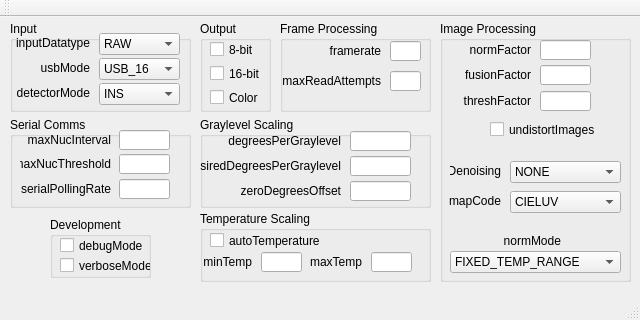
<?xml version="1.0" encoding="UTF-8"?>
<ui version="4.0">
 <class>MainWindow_streamer</class>
 <widget class="QMainWindow" name="MainWindow_streamer">
  <property name="geometry">
   <rect>
    <x>0</x>
    <y>0</y>
    <width>640</width>
    <height>320</height>
   </rect>
  </property>
  <property name="windowTitle">
   <string>MainWindow_streamer</string>
  </property>
  <widget class="QWidget" name="centralWidget">
   <widget class="QGroupBox" name="groupBox_Output">
    <property name="geometry">
     <rect>
      <x>200</x>
      <y>4</y>
      <width>71</width>
      <height>91</height>
     </rect>
    </property>
    <property name="title">
     <string>Output</string>
    </property>
    <widget class="QCheckBox" name="outputColor">
     <property name="geometry">
      <rect>
       <x>10</x>
       <y>68</y>
       <width>131</width>
       <height>17</height>
      </rect>
     </property>
     <property name="text">
      <string>Color</string>
     </property>
    </widget>
    <widget class="QCheckBox" name="output16bit">
     <property name="geometry">
      <rect>
       <x>10</x>
       <y>44</y>
       <width>121</width>
       <height>17</height>
      </rect>
     </property>
     <property name="text">
      <string>16-bit</string>
     </property>
    </widget>
    <widget class="QCheckBox" name="output8bit">
     <property name="geometry">
      <rect>
       <x>10</x>
       <y>20</y>
       <width>131</width>
       <height>17</height>
      </rect>
     </property>
     <property name="text">
      <string>8-bit</string>
     </property>
    </widget>
    <zorder>outputColor</zorder>
    <zorder>output16bit</zorder>
    <zorder>output8bit</zorder>
    <zorder>groupBox_Development</zorder>
   </widget>
   <widget class="QGroupBox" name="groupBox_Scaling">
    <property name="geometry">
     <rect>
      <x>200</x>
      <y>194</y>
      <width>231</width>
      <height>71</height>
     </rect>
    </property>
    <property name="title">
     <string>Temperature Scaling</string>
    </property>
    <widget class="QLabel" name="minTemp_label">
     <property name="geometry">
      <rect>
       <x>-19</x>
       <y>41</y>
       <width>71</width>
       <height>20</height>
      </rect>
     </property>
     <property name="text">
      <string>minTemp</string>
     </property>
     <property name="alignment">
      <set>Qt::AlignRight|Qt::AlignTrailing|Qt::AlignVCenter</set>
     </property>
    </widget>
    <widget class="QLabel" name="maxTemp_label">
     <property name="geometry">
      <rect>
       <x>91</x>
       <y>41</y>
       <width>71</width>
       <height>20</height>
      </rect>
     </property>
     <property name="text">
      <string>maxTemp</string>
     </property>
     <property name="alignment">
      <set>Qt::AlignRight|Qt::AlignTrailing|Qt::AlignVCenter</set>
     </property>
    </widget>
    <widget class="QLineEdit" name="maxTemp">
     <property name="geometry">
      <rect>
       <x>171</x>
       <y>41</y>
       <width>41</width>
       <height>20</height>
      </rect>
     </property>
     <property name="text">
      <string/>
     </property>
    </widget>
    <widget class="QCheckBox" name="autoTemperature">
     <property name="geometry">
      <rect>
       <x>10</x>
       <y>21</y>
       <width>161</width>
       <height>17</height>
      </rect>
     </property>
     <property name="text">
      <string>autoTemperature</string>
     </property>
    </widget>
    <widget class="QLineEdit" name="minTemp">
     <property name="geometry">
      <rect>
       <x>61</x>
       <y>41</y>
       <width>41</width>
       <height>20</height>
      </rect>
     </property>
     <property name="text">
      <string/>
     </property>
    </widget>
   </widget>
   <widget class="QGroupBox" name="groupBox_Graylevel">
    <property name="geometry">
     <rect>
      <x>200</x>
      <y>100</y>
      <width>231</width>
      <height>91</height>
     </rect>
    </property>
    <property name="title">
     <string>Graylevel Scaling</string>
    </property>
    <widget class="QLineEdit" name="zeroDegreesOffset">
     <property name="geometry">
      <rect>
       <x>150</x>
       <y>64</y>
       <width>61</width>
       <height>20</height>
      </rect>
     </property>
     <property name="text">
      <string/>
     </property>
    </widget>
    <widget class="QLabel" name="degreesPerGraylevel_label">
     <property name="geometry">
      <rect>
       <x>20</x>
       <y>14</y>
       <width>121</width>
       <height>20</height>
      </rect>
     </property>
     <property name="text">
      <string>degreesPerGraylevel</string>
     </property>
     <property name="alignment">
      <set>Qt::AlignRight|Qt::AlignTrailing|Qt::AlignVCenter</set>
     </property>
    </widget>
    <widget class="QLabel" name="desiredDegreesPerGraylevel_label">
     <property name="geometry">
      <rect>
       <x>0</x>
       <y>39</y>
       <width>141</width>
       <height>20</height>
      </rect>
     </property>
     <property name="text">
      <string>desiredDegreesPerGraylevel</string>
     </property>
     <property name="alignment">
      <set>Qt::AlignRight|Qt::AlignTrailing|Qt::AlignVCenter</set>
     </property>
    </widget>
    <widget class="QLineEdit" name="desiredDegreesPerGraylevel">
     <property name="geometry">
      <rect>
       <x>150</x>
       <y>39</y>
       <width>61</width>
       <height>20</height>
      </rect>
     </property>
     <property name="text">
      <string/>
     </property>
    </widget>
    <widget class="QLineEdit" name="degreesPerGraylevel">
     <property name="geometry">
      <rect>
       <x>150</x>
       <y>14</y>
       <width>61</width>
       <height>20</height>
      </rect>
     </property>
     <property name="text">
      <string/>
     </property>
    </widget>
    <widget class="QLabel" name="zeroDegreesOffset_label">
     <property name="geometry">
      <rect>
       <x>10</x>
       <y>64</y>
       <width>131</width>
       <height>20</height>
      </rect>
     </property>
     <property name="text">
      <string>zeroDegreesOffset</string>
     </property>
     <property name="alignment">
      <set>Qt::AlignRight|Qt::AlignTrailing|Qt::AlignVCenter</set>
     </property>
    </widget>
   </widget>
   <widget class="QGroupBox" name="groupBox_ImageProcessing">
    <property name="geometry">
     <rect>
      <x>440</x>
      <y>4</y>
      <width>191</width>
      <height>261</height>
     </rect>
    </property>
    <property name="title">
     <string>Image Processing</string>
    </property>
    <widget class="QLineEdit" name="threshFactor">
     <property name="geometry">
      <rect>
       <x>100</x>
       <y>70</y>
       <width>51</width>
       <height>20</height>
      </rect>
     </property>
     <property name="text">
      <string/>
     </property>
    </widget>
    <widget class="QLabel" name="threshFactor_label">
     <property name="geometry">
      <rect>
       <x>-10</x>
       <y>70</y>
       <width>101</width>
       <height>20</height>
      </rect>
     </property>
     <property name="text">
      <string>threshFactor</string>
     </property>
     <property name="alignment">
      <set>Qt::AlignRight|Qt::AlignTrailing|Qt::AlignVCenter</set>
     </property>
    </widget>
    <widget class="QLineEdit" name="normFactor">
     <property name="geometry">
      <rect>
       <x>100</x>
       <y>19</y>
       <width>51</width>
       <height>20</height>
      </rect>
     </property>
     <property name="text">
      <string/>
     </property>
    </widget>
    <widget class="QLabel" name="fusionFactor_label">
     <property name="geometry">
      <rect>
       <x>-10</x>
       <y>44</y>
       <width>101</width>
       <height>20</height>
      </rect>
     </property>
     <property name="text">
      <string>fusionFactor</string>
     </property>
     <property name="alignment">
      <set>Qt::AlignRight|Qt::AlignTrailing|Qt::AlignVCenter</set>
     </property>
    </widget>
    <widget class="QLabel" name="normFactor_label">
     <property name="geometry">
      <rect>
       <x>-10</x>
       <y>19</y>
       <width>101</width>
       <height>20</height>
      </rect>
     </property>
     <property name="text">
      <string>normFactor</string>
     </property>
     <property name="alignment">
      <set>Qt::AlignRight|Qt::AlignTrailing|Qt::AlignVCenter</set>
     </property>
    </widget>
    <widget class="QLineEdit" name="fusionFactor">
     <property name="geometry">
      <rect>
       <x>100</x>
       <y>44</y>
       <width>51</width>
       <height>20</height>
      </rect>
     </property>
     <property name="text">
      <string/>
     </property>
    </widget>
    <widget class="QCheckBox" name="undistortImages">
     <property name="geometry">
      <rect>
       <x>50</x>
       <y>100</y>
       <width>151</width>
       <height>17</height>
      </rect>
     </property>
     <property name="text">
      <string>undistortImages</string>
     </property>
    </widget>
    <widget class="QComboBox" name="denoisingMethod">
     <property name="geometry">
      <rect>
       <x>70</x>
       <y>140</y>
       <width>111</width>
       <height>22</height>
      </rect>
     </property>
     <property name="currentText">
      <string>NONE</string>
     </property>
     <property name="currentIndex">
      <number>0</number>
     </property>
     <item>
      <property name="text">
       <string>NONE</string>
      </property>
     </item>
     <item>
      <property name="text">
       <string>METHOD X</string>
      </property>
     </item>
    </widget>
    <widget class="QLabel" name="denoising_label">
     <property name="geometry">
      <rect>
       <x>10</x>
       <y>140</y>
       <width>51</width>
       <height>20</height>
      </rect>
     </property>
     <property name="text">
      <string>Denoising</string>
     </property>
     <property name="alignment">
      <set>Qt::AlignRight|Qt::AlignTrailing|Qt::AlignVCenter</set>
     </property>
    </widget>
    <widget class="QLabel" name="normMode_label">
     <property name="geometry">
      <rect>
       <x>40</x>
       <y>210</y>
       <width>81</width>
       <height>20</height>
      </rect>
     </property>
     <property name="text">
      <string>normMode</string>
     </property>
     <property name="alignment">
      <set>Qt::AlignRight|Qt::AlignTrailing|Qt::AlignVCenter</set>
     </property>
    </widget>
    <widget class="QComboBox" name="normMode">
     <property name="geometry">
      <rect>
       <x>10</x>
       <y>230</y>
       <width>171</width>
       <height>22</height>
      </rect>
     </property>
     <property name="currentText">
      <string>FIXED_TEMP_RANGE</string>
     </property>
     <property name="currentIndex">
      <number>3</number>
     </property>
     <item>
      <property name="text">
       <string>FULL_STRETCHING</string>
      </property>
     </item>
     <item>
      <property name="text">
       <string>EQUALIZATION</string>
      </property>
     </item>
     <item>
      <property name="text">
       <string>CENTRALIZED</string>
      </property>
     </item>
     <item>
      <property name="text">
       <string>FIXED_TEMP_RANGE</string>
      </property>
     </item>
     <item>
      <property name="text">
       <string>FIXED_TEMP_LIMITS</string>
      </property>
     </item>
    </widget>
    <widget class="QComboBox" name="mapCode">
     <property name="geometry">
      <rect>
       <x>70</x>
       <y>170</y>
       <width>111</width>
       <height>22</height>
      </rect>
     </property>
     <property name="currentText">
      <string>CIELUV</string>
     </property>
     <property name="currentIndex">
      <number>7</number>
     </property>
     <item>
      <property name="text">
       <string>GRAYSCALE</string>
      </property>
     </item>
     <item>
      <property name="text">
       <string>CIECOMP</string>
      </property>
     </item>
     <item>
      <property name="text">
       <string>BLACKBODY</string>
      </property>
     </item>
     <item>
      <property name="text">
       <string>RAINBOW</string>
      </property>
     </item>
     <item>
      <property name="text">
       <string>IRON</string>
      </property>
     </item>
     <item>
      <property name="text">
       <string>BLUERED</string>
      </property>
     </item>
     <item>
      <property name="text">
       <string>JET</string>
      </property>
     </item>
     <item>
      <property name="text">
       <string>CIELUV</string>
      </property>
     </item>
     <item>
      <property name="text">
       <string>ICEIRON</string>
      </property>
     </item>
     <item>
      <property name="text">
       <string>ICEFIRE</string>
      </property>
     </item>
     <item>
      <property name="text">
       <string>REPEATED</string>
      </property>
     </item>
     <item>
      <property name="text">
       <string>HIGHLIGHTED</string>
      </property>
     </item>
    </widget>
    <widget class="QLabel" name="mapCode_label">
     <property name="geometry">
      <rect>
       <x>-10</x>
       <y>170</y>
       <width>71</width>
       <height>20</height>
      </rect>
     </property>
     <property name="text">
      <string>mapCode</string>
     </property>
     <property name="alignment">
      <set>Qt::AlignRight|Qt::AlignTrailing|Qt::AlignVCenter</set>
     </property>
    </widget>
   </widget>
   <widget class="QGroupBox" name="groupBox_Frames">
    <property name="geometry">
     <rect>
      <x>280</x>
      <y>4</y>
      <width>151</width>
      <height>91</height>
     </rect>
    </property>
    <property name="title">
     <string>Frame Processing</string>
    </property>
    <widget class="QLineEdit" name="maxReadAttempts">
     <property name="geometry">
      <rect>
       <x>110</x>
       <y>50</y>
       <width>31</width>
       <height>20</height>
      </rect>
     </property>
     <property name="text">
      <string/>
     </property>
    </widget>
    <widget class="QLabel" name="framerate_label">
     <property name="geometry">
      <rect>
       <x>0</x>
       <y>20</y>
       <width>101</width>
       <height>20</height>
      </rect>
     </property>
     <property name="text">
      <string>framerate</string>
     </property>
     <property name="alignment">
      <set>Qt::AlignRight|Qt::AlignTrailing|Qt::AlignVCenter</set>
     </property>
    </widget>
    <widget class="QLabel" name="maxReadAttempts_label">
     <property name="geometry">
      <rect>
       <x>-30</x>
       <y>50</y>
       <width>131</width>
       <height>20</height>
      </rect>
     </property>
     <property name="text">
      <string>maxReadAttempts</string>
     </property>
     <property name="alignment">
      <set>Qt::AlignRight|Qt::AlignTrailing|Qt::AlignVCenter</set>
     </property>
    </widget>
    <widget class="QLineEdit" name="framerate">
     <property name="geometry">
      <rect>
       <x>110</x>
       <y>20</y>
       <width>31</width>
       <height>20</height>
      </rect>
     </property>
     <property name="text">
      <string/>
     </property>
    </widget>
   </widget>
   <widget class="QGroupBox" name="groupBox_Comms">
    <property name="geometry">
     <rect>
      <x>10</x>
      <y>100</y>
      <width>181</width>
      <height>91</height>
     </rect>
    </property>
    <property name="title">
     <string>Serial Comms</string>
    </property>
    <widget class="QLineEdit" name="serialPollingRate">
     <property name="geometry">
      <rect>
       <x>109</x>
       <y>62</y>
       <width>51</width>
       <height>20</height>
      </rect>
     </property>
     <property name="text">
      <string/>
     </property>
    </widget>
    <widget class="QLabel" name="serialPollingRate_label">
     <property name="geometry">
      <rect>
       <x>10</x>
       <y>62</y>
       <width>91</width>
       <height>20</height>
      </rect>
     </property>
     <property name="text">
      <string>serialPollingRate</string>
     </property>
     <property name="alignment">
      <set>Qt::AlignRight|Qt::AlignTrailing|Qt::AlignVCenter</set>
     </property>
    </widget>
    <widget class="QLineEdit" name="maxNucInterval">
     <property name="geometry">
      <rect>
       <x>109</x>
       <y>13</y>
       <width>51</width>
       <height>20</height>
      </rect>
     </property>
     <property name="text">
      <string/>
     </property>
    </widget>
    <widget class="QLabel" name="maxNucThreshold_label">
     <property name="geometry">
      <rect>
       <x>10</x>
       <y>37</y>
       <width>91</width>
       <height>20</height>
      </rect>
     </property>
     <property name="text">
      <string>maxNucThreshold</string>
     </property>
     <property name="alignment">
      <set>Qt::AlignRight|Qt::AlignTrailing|Qt::AlignVCenter</set>
     </property>
    </widget>
    <widget class="QLineEdit" name="maxNucThreshold">
     <property name="geometry">
      <rect>
       <x>109</x>
       <y>37</y>
       <width>51</width>
       <height>20</height>
      </rect>
     </property>
     <property name="text">
      <string/>
     </property>
    </widget>
    <widget class="QLabel" name="maxNucInterval_label">
     <property name="geometry">
      <rect>
       <x>10</x>
       <y>13</y>
       <width>91</width>
       <height>20</height>
      </rect>
     </property>
     <property name="text">
      <string>maxNucInterval</string>
     </property>
     <property name="alignment">
      <set>Qt::AlignRight|Qt::AlignTrailing|Qt::AlignVCenter</set>
     </property>
    </widget>
   </widget>
   <widget class="QGroupBox" name="groupBox_Input">
    <property name="geometry">
     <rect>
      <x>10</x>
      <y>4</y>
      <width>181</width>
      <height>91</height>
     </rect>
    </property>
    <property name="title">
     <string>Input</string>
    </property>
    <widget class="QComboBox" name="detectorMode">
     <property name="geometry">
      <rect>
       <x>89</x>
       <y>62</y>
       <width>81</width>
       <height>22</height>
      </rect>
     </property>
     <property name="currentText">
      <string>INS</string>
     </property>
     <property name="currentIndex">
      <number>2</number>
     </property>
     <item>
      <property name="text">
       <string>RAW</string>
      </property>
     </item>
     <item>
      <property name="text">
       <string>LUM</string>
      </property>
     </item>
     <item>
      <property name="text">
       <string>INS</string>
      </property>
     </item>
     <item>
      <property name="text">
       <string>RAD</string>
      </property>
     </item>
     <item>
      <property name="text">
       <string>TMP</string>
      </property>
     </item>
    </widget>
    <widget class="QLabel" name="detectorMode_label">
     <property name="geometry">
      <rect>
       <x>-21</x>
       <y>62</y>
       <width>101</width>
       <height>20</height>
      </rect>
     </property>
     <property name="text">
      <string>detectorMode</string>
     </property>
     <property name="alignment">
      <set>Qt::AlignRight|Qt::AlignTrailing|Qt::AlignVCenter</set>
     </property>
    </widget>
    <widget class="QComboBox" name="inputDatatype">
     <property name="geometry">
      <rect>
       <x>89</x>
       <y>12</y>
       <width>81</width>
       <height>22</height>
      </rect>
     </property>
     <property name="currentText">
      <string>RAW</string>
     </property>
     <property name="currentIndex">
      <number>1</number>
     </property>
     <item>
      <property name="text">
       <string>8BIT</string>
      </property>
     </item>
     <item>
      <property name="text">
       <string>RAW</string>
      </property>
     </item>
     <item>
      <property name="text">
       <string>MULTIMODAL</string>
      </property>
     </item>
     <item>
      <property name="text">
       <string>DEPTH</string>
      </property>
     </item>
    </widget>
    <widget class="QComboBox" name="usbMode">
     <property name="geometry">
      <rect>
       <x>89</x>
       <y>37</y>
       <width>81</width>
       <height>22</height>
      </rect>
     </property>
     <property name="currentText">
      <string>USB_16</string>
     </property>
     <property name="currentIndex">
      <number>0</number>
     </property>
     <item>
      <property name="text">
       <string>USB_16</string>
      </property>
     </item>
     <item>
      <property name="text">
       <string>USB_8</string>
      </property>
     </item>
    </widget>
    <widget class="QLabel" name="inputDatatype_label">
     <property name="geometry">
      <rect>
       <x>-21</x>
       <y>12</y>
       <width>101</width>
       <height>20</height>
      </rect>
     </property>
     <property name="text">
      <string>inputDatatype</string>
     </property>
     <property name="alignment">
      <set>Qt::AlignRight|Qt::AlignTrailing|Qt::AlignVCenter</set>
     </property>
    </widget>
    <widget class="QLabel" name="usbMode_label">
     <property name="geometry">
      <rect>
       <x>9</x>
       <y>37</y>
       <width>71</width>
       <height>20</height>
      </rect>
     </property>
     <property name="text">
      <string>usbMode</string>
     </property>
     <property name="alignment">
      <set>Qt::AlignRight|Qt::AlignTrailing|Qt::AlignVCenter</set>
     </property>
    </widget>
   </widget>
   <widget class="QGroupBox" name="groupBox_Development">
    <property name="geometry">
     <rect>
      <x>50</x>
      <y>200</y>
      <width>101</width>
      <height>61</height>
     </rect>
    </property>
    <property name="title">
     <string>Development</string>
    </property>
    <widget class="QCheckBox" name="debugMode">
     <property name="geometry">
      <rect>
       <x>10</x>
       <y>20</y>
       <width>91</width>
       <height>17</height>
      </rect>
     </property>
     <property name="text">
      <string>debugMode</string>
     </property>
    </widget>
    <widget class="QCheckBox" name="verboseMode">
     <property name="geometry">
      <rect>
       <x>10</x>
       <y>40</y>
       <width>91</width>
       <height>17</height>
      </rect>
     </property>
     <property name="text">
      <string>verboseMode</string>
     </property>
    </widget>
   </widget>
   <zorder>groupBox_Output</zorder>
   <zorder>groupBox_Scaling</zorder>
   <zorder>groupBox_Graylevel</zorder>
   <zorder>groupBox_ImageProcessing</zorder>
   <zorder>groupBox_Frames</zorder>
   <zorder>groupBox_Comms</zorder>
   <zorder>groupBox_Input</zorder>
   <zorder>groupBox_Development</zorder>
   <zorder>debugMode</zorder>
  </widget>
  <widget class="QMenuBar" name="menuBar">
   <property name="geometry">
    <rect>
     <x>0</x>
     <y>0</y>
     <width>640</width>
     <height>21</height>
    </rect>
   </property>
  </widget>
  <widget class="QToolBar" name="mainToolBar">
   <attribute name="toolBarArea">
    <enum>TopToolBarArea</enum>
   </attribute>
   <attribute name="toolBarBreak">
    <bool>false</bool>
   </attribute>
  </widget>
  <widget class="QStatusBar" name="statusBar"/>
 </widget>
 <layoutdefault spacing="6" margin="11"/>
 <resources/>
 <connections/>
</ui>
